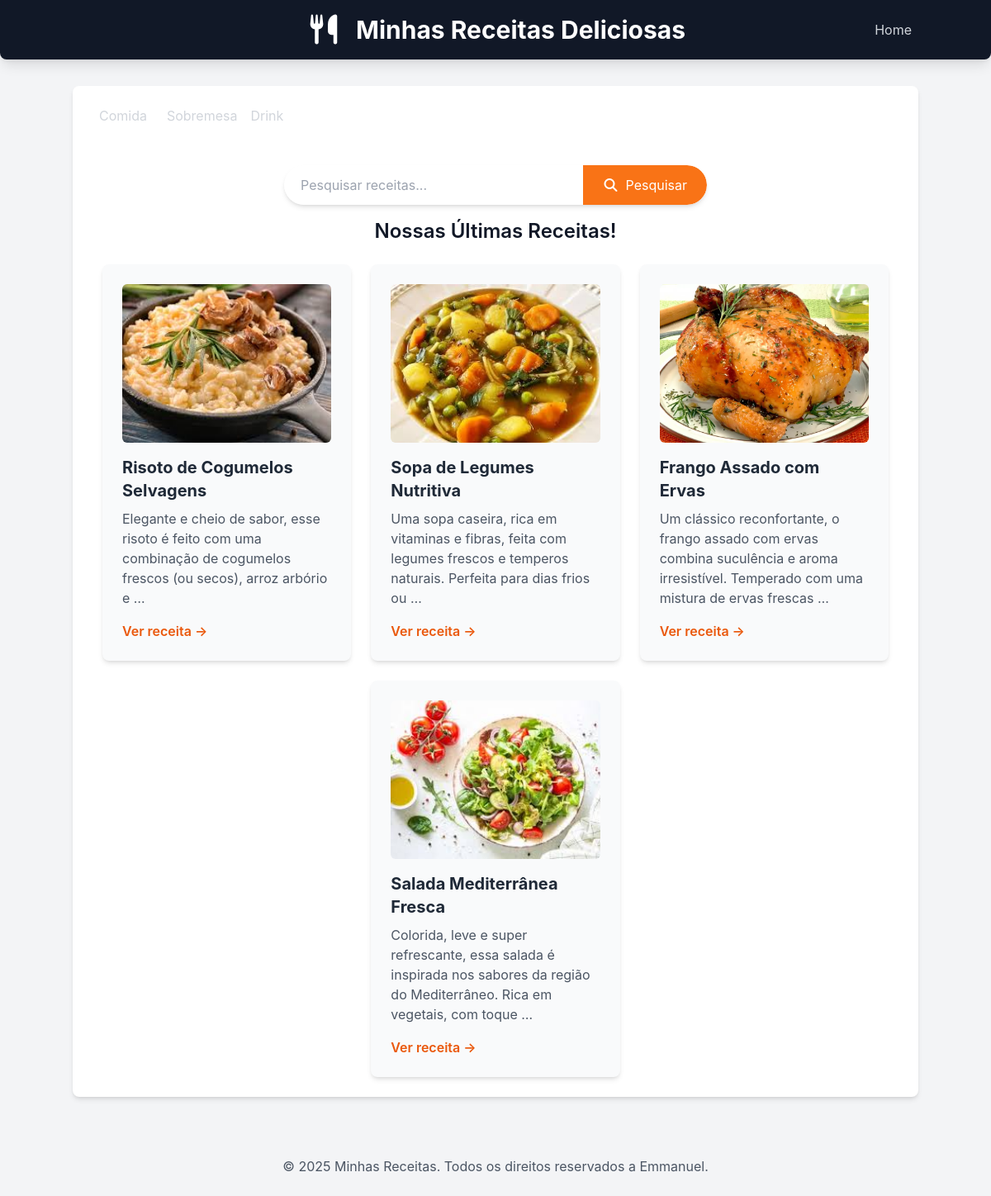
/receitas/?categoria=comida, run on the app's committed database.
### receitas/models.py (models this page shows, shortened)
class Receita(models.Model):
    CATEGORIAS =[
        ('comida','Comida'),
        ('sobremesa','Sobremesa'),
        ('drink','Drink'),
    ]
    title = models.CharField("Título", max_length=200)
    description = models.TextField("Descrição")
    ingredients = models.TextField("Ingredientes")
    instructions = models.TextField("Modo de preparo")
    image = models.ImageField("Imagem", upload_to='receitas/images/', blank=True, null=True)
    categoria = models.CharField("Categoria", max_length=20, choices=CATEGORIAS, default='comida')
    created_at = models.DateTimeField(auto_now_add=True)
    updated_at = models.DateTimeField(auto_now=True)
    class Meta:
        verbose_name = "Receita"
        verbose_name_plural = "Receitas"
        ordering = ['-created_at'] #ordena as receitas pela data de criação (mais novas primeiro)

### receitas/views.py (the view)
# urls.py: 2. Add a URL to urlpatterns:  path('', views.home, name='home')
def home(request):
    categoria_slug = request.GET.get('categoria')
    categorias_choices = [choice[0] for choice in Receita.CATEGORIAS]
    if categoria_slug:
        receitas = Receita.objects.filter(categoria=categoria_slug)
        categoria_selecionada = categoria_slug
    else:
        receitas = Receita.objects.all()
        categoria_selecionada = None
    return render(request, 'receitas/home.html', {'receitas':receitas, 'categoria': categorias_choices, 'categoria_selecionada': categoria_selecionada})

### receitas/templates/receitas/home.html (shortened to what this page needs)
{% extends "receitas/base.html"%}
{% block content %}
<nav class="ml-auto relative z-10 flex space-x-4">
    <a href="{% url 'home' %}?categoria=comida" class="text-gray-300 hover:text-orange-600 mx-2">Comida</a>
    <a href="{% url 'home' %}?categoria=sobremesa" class="text-gray-300 hover:text-orange-600 mx-2">Sobremesa</a>
    <a href="{% url 'home' %}?categoria=drink" class="text-gray-300 hover:text-orange-600 mx-2">Drink</a>
</nav>
<section class="container mx-auto mt-8 p-4 flex justify-center">
    <form method="get" action="{% url 'pesquisar_receitas' %}"
        class="w-full max-w-lg flex bg-white rounded-full shadow-md overflow-hidden">
        <input type="text" name="q" placeholder="Pesquisar receitas..."
            class="flex-grow p-3 text-gray-700 focus:outline-none focus:ring-2 focus:ring-orange-500 rounded-l-full pl-5">
        <button type="submit"
            class="bg-orange-500 hover:bg-orange-600 text-white p-3 px-6 rounded-r-full transition duration-300 ease-in-out flex items-center justify-center">
            <i class="fas fa-search mr-2"></i> Pesquisar
        </button>
    </form>
</section>
    <h2 class="text-2xl font-semibold mb-6 text-center">
        Nossas Últimas Receitas!
    </h2>
    <div class="flex flex-wrap justify-center gap-6">
        {% for receita in receitas %}
        <div
            class="w-full sm:w-[calc(50%-1.5rem)] lg:w-[calc(33.333%-1.5rem)] bg-gray-50 p-6 rounded-lg shadow-md hover:shadow-lg transition-shadow duration-300 ease-in-out">
            {% if receita.image %}
            <img src="{{receita.image.url}}" alt="Imagem de {{receita.title}}"
                class="w-full h-48 object-cover rounded-md mb-4">
            {% endif %}
            <h3 class="text-xl font-bold mb-2 text-gray-800">{{receita.title}}</h3>
            <p class="text-gray-600 mb-4">{{receita.description | truncatewords:20}}</p>
            <a href="{% url 'receita_detail' receita.id %}"
                class="text-orange-600 hover:text-orange-800 font-semibold">Ver receita &rarr;</a>
        </div>
        {% empty %}
        <p class="text-center text-gray-500 col-span-full">
            Nenhuma receita encontrada.
        </p>
        {% endfor %}
    </div>
{% endblock %}

### receitas/templates/receitas/base.html (style rules this page uses)
body { font-family: 'Inter', sans-serif; }

### data on the page
Receita: image (picture), title "Risoto de Cogumelos Selvagens", description "Elegante e cheio de sabor, esse risoto é feito com uma combinação de cogumelos frescos (ou secos), arroz arbório e …"
Receita: image (picture), title "Sopa de Legumes Nutritiva", description "Uma sopa caseira, rica em vitaminas e fibras, feita com legumes frescos e temperos naturais. Perfeita para dias frios ou …"
Receita: image (picture), title "Frango Assado com Ervas", description "Um clássico reconfortante, o frango assado com ervas combina suculência e aroma irresistível. Temperado com uma mistura de ervas frescas …"
Receita: image (picture), title "Salada Mediterrânea Fresca", description "Colorida, leve e super refrescante, essa salada é inspirada nos sabores da região do Mediterrâneo. Rica em vegetais, com toque …"
